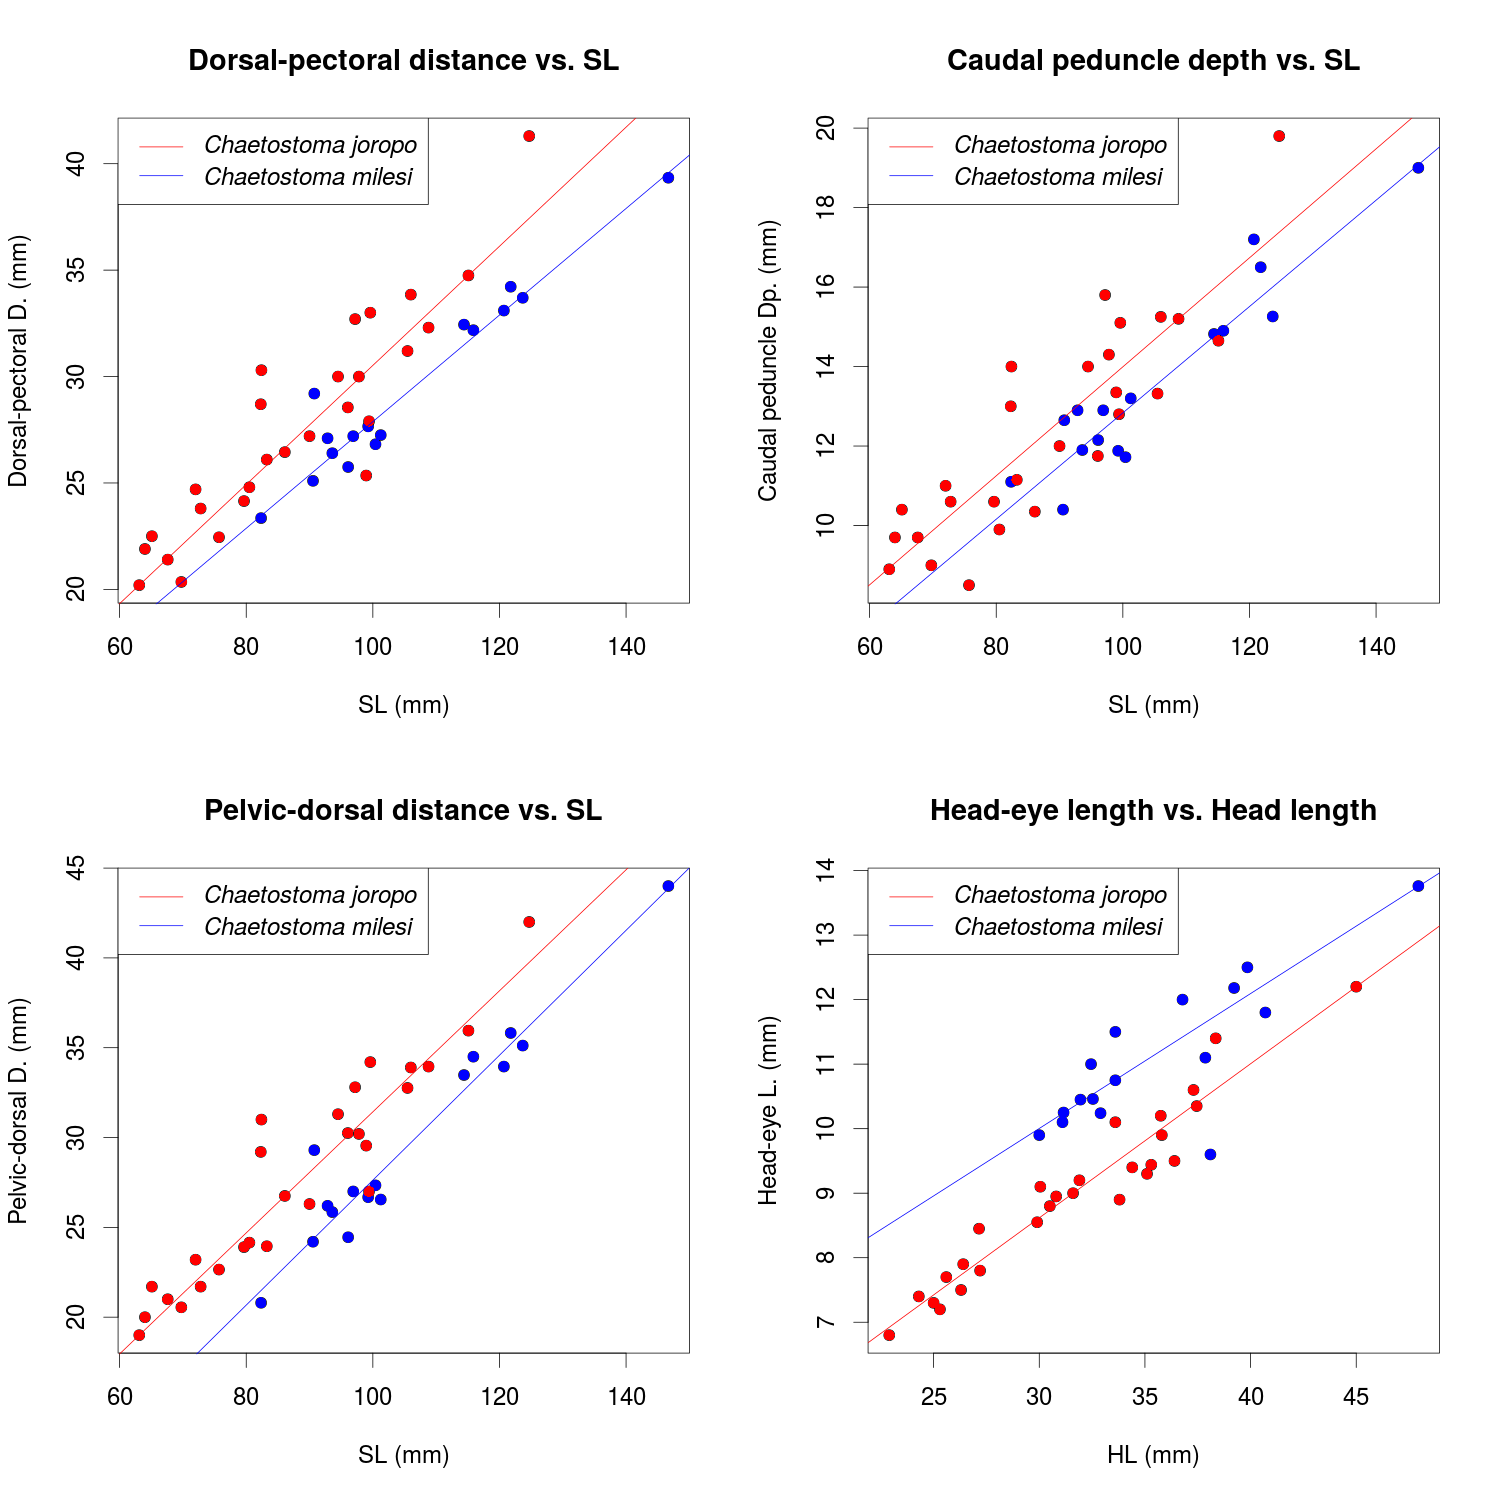

Generate this figure with R:
library(Rfit)

source("datasets.R")
source("analyses.R")


png("Figure 6.png", width = 1500, height = 1500, pointsize = 24)

split.screen(c(2, 2))

screen(1)
plot(Dorsal.pectoral.D. ~ SL, data=dataset, main = "Dorsal-pectoral distance vs. SL", 
     xlab = "SL (mm)", ylab = "Dorsal-pectoral D. (mm)")
points(dataset$Dorsal.pectoral.D.[which(dataset$Species == "Chaetostoma milesi")], 
       x = dataset$SL[which(dataset$Species == "Chaetostoma milesi")], 
       col = "blue", pch = 16)
points(dataset$Dorsal.pectoral.D.[which(dataset$Species == "Chaetostoma joropo")], 
       x = dataset$SL[which(dataset$Species == "Chaetostoma joropo")], 
       col = "red", pch = 16)
abline(rfit(Dorsal.pectoral.D.[which(dataset$Species == "Chaetostoma joropo")] ~ 
                    SL[which(dataset$Species == "Chaetostoma joropo")], 
            data=dataset), lty = 1, col = "red")
abline(rfit(Dorsal.pectoral.D.[which(dataset$Species == "Chaetostoma milesi")] ~ 
                    SL[which(dataset$Species == "Chaetostoma milesi")], 
            data=dataset), lty = 1, col = "blue")
legend(x = "topleft", legend = c(expression(italic("Chaetostoma joropo")), expression(italic("Chaetostoma milesi"))), 
       col = c("red", "blue"), lty = 1)


screen(2)
plot(Caudal.peduncle.Dp. ~ SL, data=dataset, main = "Caudal peduncle depth vs. SL", 
     xlab = "SL (mm)", ylab = "Caudal peduncle Dp. (mm)")
points(dataset$Caudal.peduncle.Dp.[which(dataset$Species == "Chaetostoma milesi")], 
       x = dataset$SL[which(dataset$Species == "Chaetostoma milesi")], 
       col = "blue", pch = 16)
points(dataset$Caudal.peduncle.Dp.[which(dataset$Species == "Chaetostoma joropo")], 
       x = dataset$SL[which(dataset$Species == "Chaetostoma joropo")], 
       col = "red", pch = 16)
abline(rfit(Caudal.peduncle.Dp.[which(dataset$Species == "Chaetostoma joropo")] ~ 
                    SL[which(dataset$Species == "Chaetostoma joropo")], 
            data=dataset), lty = 1, col = "red")
abline(rfit(Caudal.peduncle.Dp.[which(dataset$Species == "Chaetostoma milesi")] ~ 
                    SL[which(dataset$Species == "Chaetostoma milesi")], 
            data=dataset), lty = 1, col = "blue")
legend(x = "topleft", legend = c(expression(italic("Chaetostoma joropo")), expression(italic("Chaetostoma milesi"))), 
       col = c("red", "blue"), lty = 1)


screen(3)
plot(Pelvic.dorsal.D. ~ SL, data=dataset, main = "Pelvic-dorsal distance vs. SL", 
     xlab = "SL (mm)", ylab = "Pelvic-dorsal D. (mm)")
points(dataset$Pelvic.dorsal.D.[which(dataset$Species == "Chaetostoma milesi")], 
       x = dataset$SL[which(dataset$Species == "Chaetostoma milesi")], 
       col = "blue", pch = 16)
points(dataset$Pelvic.dorsal.D.[which(dataset$Species == "Chaetostoma joropo")], 
       x = dataset$SL[which(dataset$Species == "Chaetostoma joropo")], 
       col = "red", pch = 16)
abline(rfit(Pelvic.dorsal.D.[which(dataset$Species == "Chaetostoma joropo")] ~ 
                    SL[which(dataset$Species == "Chaetostoma joropo")], 
            data=dataset), lty = 1, col = "red")
abline(rfit(Pelvic.dorsal.D.[which(dataset$Species == "Chaetostoma milesi")] ~ 
                    SL[which(dataset$Species == "Chaetostoma milesi")], 
            data=dataset), lty = 1, col = "blue")
legend(x = "topleft", legend = c(expression(italic("Chaetostoma joropo")), expression(italic("Chaetostoma milesi"))), 
       col = c("red", "blue"), lty = 1)

screen(4)
plot(Head.eye.L. ~ Head.L., data=dataset, main = "Head-eye length vs. Head length", 
     xlab = "HL (mm)", ylab = "Head-eye L. (mm)")
points(dataset$Head.eye.L.[which(dataset$Species == "Chaetostoma milesi")], 
       x = dataset$Head.L.[which(dataset$Species == "Chaetostoma milesi")], 
       col = "blue", pch = 16)
points(dataset$Head.eye.L.[which(dataset$Species == "Chaetostoma joropo")], 
       x = dataset$Head.L.[which(dataset$Species == "Chaetostoma joropo")], 
       col = "red", pch = 16)
abline(rfit(Head.eye.L.[which(dataset$Species == "Chaetostoma joropo")] ~ 
                    Head.L.[which(dataset$Species == "Chaetostoma joropo")], 
            data=dataset), lty = 1, col = "red")
abline(rfit(Head.eye.L.[which(dataset$Species == "Chaetostoma milesi")] ~ 
                    Head.L.[which(dataset$Species == "Chaetostoma milesi")], 
            data=dataset), lty = 1, col = "blue")
legend(x = "topleft", legend = c(expression(italic("Chaetostoma joropo")), expression(italic("Chaetostoma milesi"))), 
       col = c("red", "blue"), lty = 1)

dev.off()
